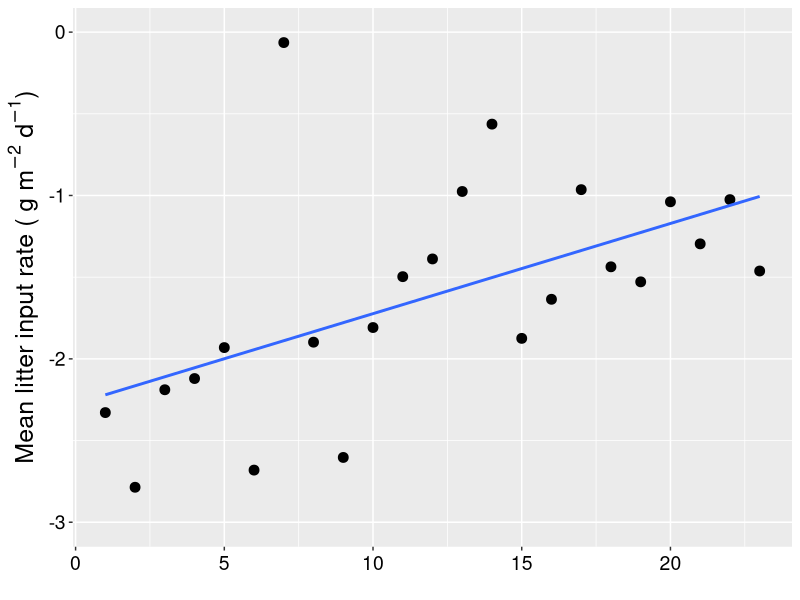
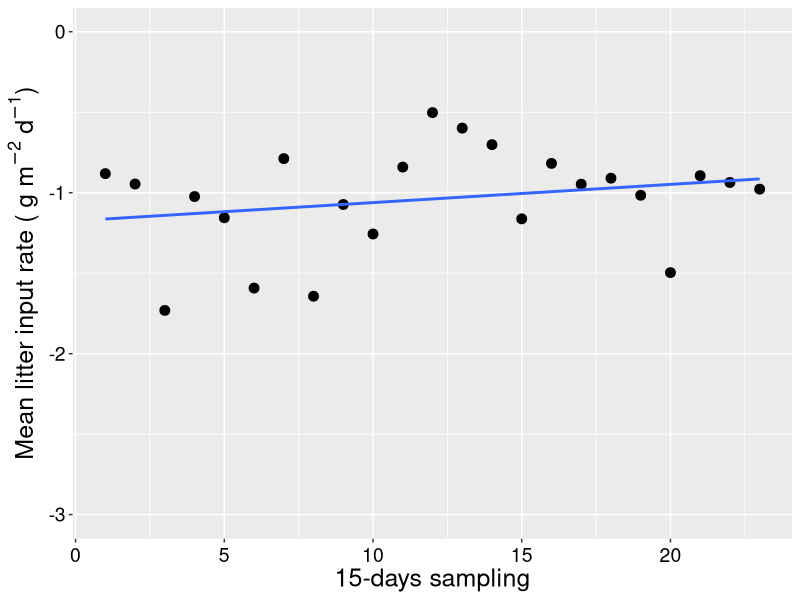
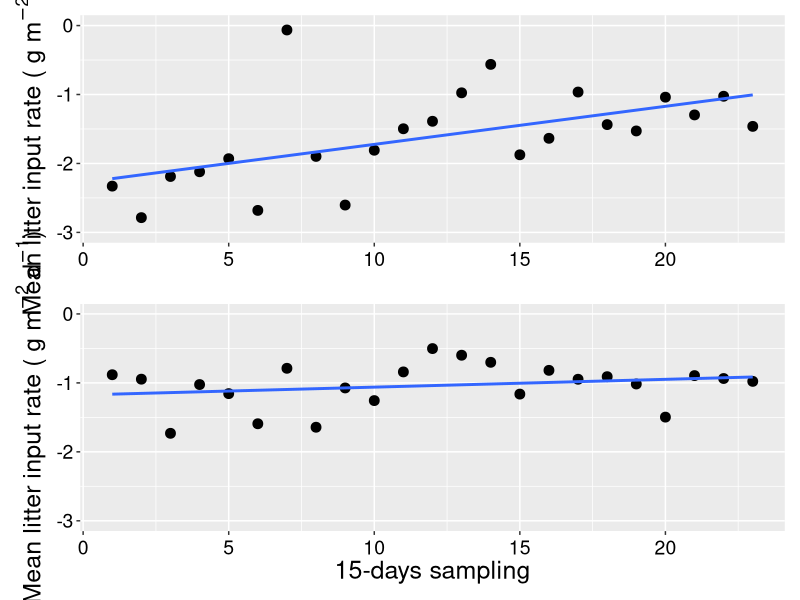

These figures' R source, in order: (Note: this script raises an error after producing the figures.)




#--------------------------------------------
# Linear model variables post huricanes
# 02 May 2020
#PEGF
#--------------------------------------------
#

library(modelr)
library(ggplot2)
library(dplyr)
library(patchwork)

variables<- read.csv("variables.csv")
variables


# Lm QPA Leaf Litter ------------------------------------------------------

LeafLitter <- variables %>% select(TimeLeaf,QPALeaflitter,QPBLeaflitter )
LeafLitter <- na.omit(LeafLitter)
LeafLitter

QPALeaf.mod  <- lm(QPALeaflitter ~ TimeLeaf, data=LeafLitter)
summary(QPALeaf.mod)

LeafLitter$QPAresid<- QPALeaf.mod$resid
LeafLitter

1/apply(LeafLitter, 2, sd)

p1 <- ggplot(LeafLitter,aes(TimeLeaf ,
                y=QPALeaflitter))+
  geom_point(size = 3) + 
  geom_smooth(method=lm,se=FALSE) +
  
  xlab('') + ylab("Mean litter input rate ("*~g~m^-2~d^-1*")") + # axis x
  
  theme(axis.title.y = element_text(size = 18, angle = 90)) +

  theme(axis.text.x=element_text(angle=0, size=14, vjust=0.5, color="black")) + #subaxis x
  theme(axis.text.y=element_text(angle=0, size=14, vjust=0.5, color="black")) + #subaxis y

  ylim(-3,0)
p1

  # Lm QPB Leaf Litter ------------------------------------------------------

QPBLeaf.mod <- lm(QPBLeaflitter ~ TimeLeaf, data=LeafLitter)
summary(QPBLeaf.mod)

LeafLitter$QPBresid<- QPBLeaf.mod$resid
LeafLitter

1/apply(LeafLitter, 2, sd)


p2 <- ggplot(LeafLitter,aes(TimeLeaf ,
                           y=QPBLeaflitter))+
  geom_point(size = 3) + 
  geom_smooth(method=lm,se=FALSE) +
  
  xlab('15-days sampling')+ ylab("Mean litter input rate ("*~g~m^-2~d^-1*")") +
  theme(axis.title.x = element_text(size = 18, angle = 00)) + # axis x
  theme(axis.title.y = element_text(size = 18, angle = 90)) +
  
  theme(axis.text.x=element_text(angle=0, size=14, vjust=0.5, color="black")) + #subaxis x
  theme(axis.text.y=element_text(angle=0, size=14, vjust=0.5, color="black")) + #subaxis y

ylim(-3,0)
p2

leaf <- p1 / p2
leaf + ggsave("Leaf.jpeg", width=6, height=10,dpi=600)



# QPA CHLA ----------------------------------------------------------------


chla <- variables %>% select(TimeChla,QPAChla,QPBChla)
chla <- na.omit(chla)

QPAChla.mod  <- lm(QPAChla~ TimeChla   , data=chla)
summary(QPAChla.mod)

chla$QPAChlaresid<- QPAChla.mod$resid
chla

1/apply(chla, 2, sd)

c1 <- ggplot(chla,aes(TimeChla,
                    y=QPAChla))+
  geom_point() + 
  geom_smooth(method=lm,se=FALSE)
c1



# QPB CHL-A ---------------------------------------------------------------

QPBChla.mod  <- lm(QPBChla~ TimeChla, data=chla)
summary(QPBChla.mod)

chla$QPBChlaresid<- QPBChla.mod$resid
chla

1/apply(chla, 2, sd)

c2 <- ggplot(chla,aes(TimeChla,
                      y=QPBChla))+
  geom_point() + 
  geom_smooth(method=lm,se=FALSE)
c2




# Canopy QPA ---------------------------------------------------------------


Canopy <- variables %>% select(TimeCanopy,QPACanopy,QPBCanopy)
Canopy <- na.omit(Canopy)

QPACanopy.mod  <- lm(QPACanopy~ TimeCanopy, data=Canopy)
summary(QPACanopy.mod)

coefficients(QPACanopy.mod)
resid(QPACanopy.mod)

Canopy$QPACanopyresid <- NA
Canopy$QPACanopyresid<- QPACanopy.mod$resid
Canopy

1/apply(Canopy, 2, sd)

c1 <- ggplot(Canopy,aes(TimeCanopy ,
                           y=QPACanopy))+
  geom_point() + 
  geom_smooth(method=lm,se=FALSE)
c1


# Canopy QPB --------------------------------------------------------------


